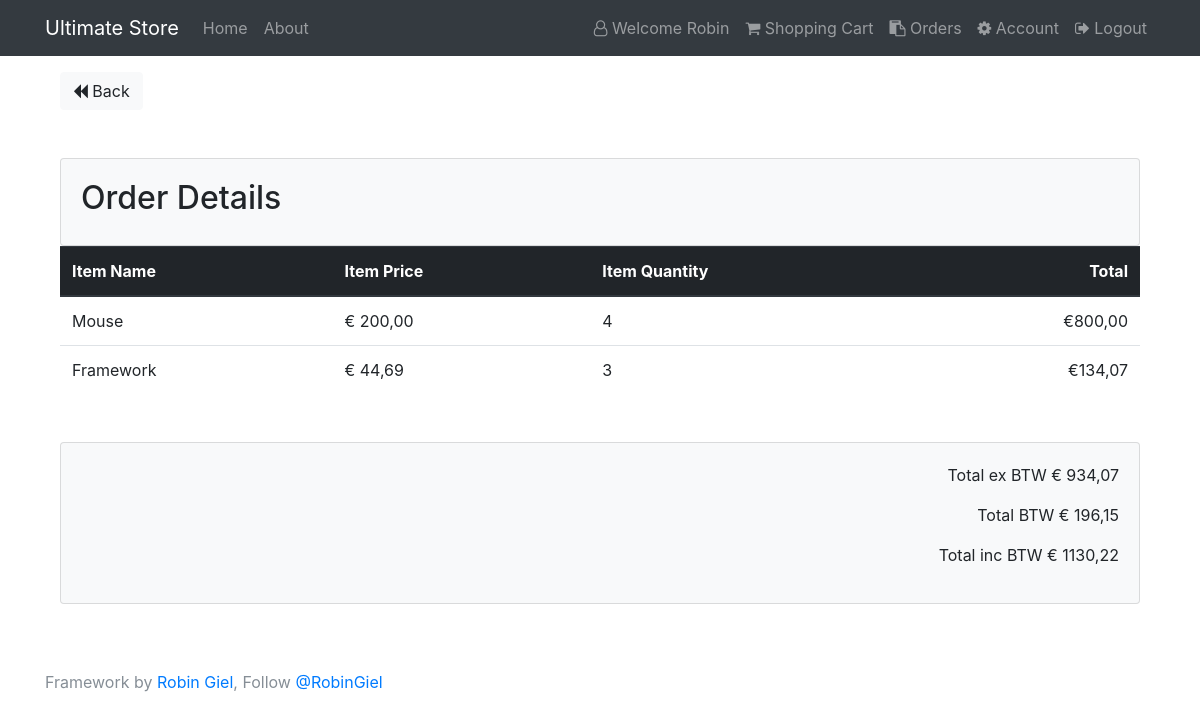
The page /orders/details/1 (signed in) on the database its author committed.
### tables this page shows
CREATE TABLE `users` (
  `id` int(11) NOT NULL,
  `name` varchar(255) NOT NULL,
  `email` varchar(255) NOT NULL,
  `password` varchar(255) NOT NULL,
  `created_at` datetime NOT NULL DEFAULT CURRENT_TIMESTAMP,
  `role` varchar(255) NOT NULL
);

CREATE TABLE `order_details` (
  `id` int(11) NOT NULL,
  `product_id` int(11) NOT NULL,
  `product_price` double(10,2) NOT NULL,
  `quantity` int(11) NOT NULL,
  `completed_orders_id` int(11) NOT NULL
);

CREATE TABLE `products` (
  `id` int(11) NOT NULL,
  `name` varchar(255) NOT NULL,
  `description` varchar(255) NOT NULL,
  `category` int(11) NOT NULL,
  `price` double(10,2) NOT NULL,
  `img` varchar(255) NOT NULL,
  `user_id` int(11) NOT NULL
);

### app/libraries/Core.php (called while the page is built, shortened)
<?php
class Core{
    protected $currentMethod = 'index';
    public function __construct(){
        $url = $this->getUrl();
        if(file_exists('../app/controllers/' . ucwords($url[0]).'.php')){
            unset($url[0]);
        }
        $this->currentController =  new $this->currentController;
        if(isset($url[1])){
            if(method_exists($this->currentController, $url[1])){
                $this->currentMethod = $url[1];
                unset($url[1]);
            }
        }
        $this->params = $url ? array_values($url) : [];
        call_user_func_array([$this->currentController, $this->currentMethod], $this->params);
    }
    public function getUrl(){
        if(isset($_GET['url'])){
            $url = trim($_GET['url'], '/');
            $url = filter_var($url, FILTER_SANITIZE_URL);
            $url = explode('/', $url);
            return $url;
        }
    }
}

### public/index.php (called while the page is built, shortened)
<?php
$init = new Core;

### app/libraries/Database.php (called while the page is built, shortened)
<?php
    class Database {
        private $host = DB_HOST;
        private $user = DB_USER;
        private $pass = DB_PASS;
        private $dbname = DB_NAME;
        private $dbh;
        private $stmt;
        public function __construct(){
            $dsn = 'mysql:host=' . $this->host . ';dbname=' . $this->dbname;
            $options = array(
                PDO::ATTR_PERSISTENT => true,
                PDO::ATTR_ERRMODE => PDO::ERRMODE_EXCEPTION
            );
            try{
                $this->dbh = new PDO($dsn, $this->user, $this->pass, $options);
            } catch(PDOException $e){
                $this->error = $e->getMessage();
                echo $this->error;
            }
        }
        public function query($sql){
            $this->stmt = $this->dbh->prepare($sql);
        }
        public function bind($param, $value, $type = null){
            if(is_null($type)){
                switch (true){
                    default:
                    $type = PDO::PARAM_STR;
                }
            }
            $this->stmt->bindValue($param, $value, $type);
        }
        public function execute(){
            return $this->stmt->execute();
        }
        public function resultSet(){
            $this->execute();
            return $this->stmt->fetchAll(PDO::FETCH_OBJ);
        }
        public function single(){
            $this->execute();
            return $this->stmt->fetch(PDO::FETCH_OBJ);
        }
    }

### app/models/User.php (called while the page is built, shortened)
<?php
    class User {
        private $db;
        public function __construct(){
            $this->db = new Database;
        }
         public function getUserById($id){
            $this->db->query('SELECT * FROM users WHERE id = :id');
            $this->db->bind(':id', $id);
            $row = $this->db->single();
            return $row;
        }
    }

### app/models/Order.php (called while the page is built, shortened)
<?php
    class Order{
        private $db;
        public function __construct(){
            $this->db = new Database;
        }
                public function getOrderDetailsByUserId($id){
            $this->db->query('SELECT
                            order_details.product_id as productId,
                            products.name as productName,
                            order_details.product_price as productPrice,
                            order_details.quantity as productQuantity,
                            completed_orders.id as orderUserId,
                            completed_orders.user_id as userOrderId,
                            users.id as userId
                            FROM order_details
                            INNER JOIN products
                            ON  order_details.product_id = products.id
                            INNER JOIN completed_orders
                            ON  order_details.completed_orders_id = completed_orders.id
                            INNER JOIN users
                            ON completed_orders.user_id = users.id
                            WHERE completed_orders.user_id = :id');
            $this->db->bind(':id', $id);
            $results = $this->db->resultSet();
            return $results;
        }
    }

### app/views/orders/details.php (the view, shortened to what this page needs)
    <?php require APPROOT . '/views/inc/header.php'; ?>
    <a href="<?php echo URLROOT; ?>/orders" class="btn btn-light"><i class="fa fa-backward"></i> Back</a>
    <div class="card card-body bg-light mt-5">
        <h2>Order Details</h2>
    </div>
    <table class="table">
  <thead class="thead-dark">
    <tr>
      <th scope="col">Item Name</th>
      <th scope="col">Item Price</th>
      <th scope="col">Item Quantity</th>
      <th scope="col" class="text-right">Total</th>
    </tr>
  </thead>
  <tbody>
  <?php
  foreach($data['orders'] as $order): ?>
    <tr>
     <td><?php echo $order->productName; ?></td>
     <td>&euro; <?php echo number_format($order->productPrice, 2, ',', ''); ?></td>
     <td><?php echo $order->productQuantity; ?></td>
     <td class="text-right">&euro;<?php
      $TotalproductPrice = $order->productPrice * $order->productQuantity;
     echo number_format($TotalproductPrice, 2, ',', '');?></td>
    </tr>
  <?php endforeach; ?>
  </tbody>
</table>
    <div class="card card-body bg-light mt-5">
    <p class="text-right"> Total ex BTW &euro; <?php
        $sum = 0;
          foreach($data['orders'] as $order){
            $value = $order->productPrice * $order->productQuantity;
            $sum +=  $value;
          }
          echo number_format($sum, 2, ',', '');
        ?>
      </p>
      <p class="text-right">Total BTW &euro; <?php
       $tax = $sum / 100 * 21;
       echo number_format($tax, 2, ',', '');
      ?></p>
      <p class="text-right">Total inc BTW &euro; <?php
       $totalBtw = $sum + $tax;
       echo number_format($totalBtw, 2, ',', '');
      ?></p>
  </div>
<?php require APPROOT . '/views/inc/footer.php'; ?>

### app/views/inc/navbar.php (shortened to what this page needs)
<header>
<nav class="navbar navbar-expand-lg navbar-dark bg-dark mb-3">
    <div class="container">
      <a class="navbar-brand" href="<?php echo URLROOT; ?>/pages/index"><?php echo SITENAME; ?></a>
      <div class="collapse navbar-collapse" id="navbarsExampleDefault">
        <ul class="navbar-nav mr-auto">
          <li class="nav-item">
            <a class="nav-link" href="<?php echo URLROOT; ?>/pages/index">Home</a>
          </li>
          <li class="nav-item">
            <a class="nav-link" href="<?php echo URLROOT; ?>/pages/about">About</a>
          </li>
        </ul>
        <ul class="navbar-nav ml-auto">
         <?php
         if(isset($_SESSION['user_id']) && $_SESSION['user_role'] === 'medewerker' ) : ?>
          <li class="nav-item">
            <a class="nav-link" href="#"><i class="fa fa-user-o" aria-hidden="true"></i> Welcome <?php  $id = $_SESSION['user_id'];
            $user = $this->userModel->getUserById($id); echo $user->name; ?></a>
          </li>
          <li class="nav-item">
            <a class="nav-link" href="<?php echo URLROOT; ?>/orders"><i class="fa fa-clipboard" aria-hidden="true"></i> Orders</a>
          </li>
          <li class="nav-item">
            <a class="nav-link" href="<?php echo URLROOT; ?>/accounts"><i class="fa fa-cog" aria-hidden="true"></i> Account</a>
          </li>
          <li class="nav-item">
            <a class="nav-link" href="<?php echo URLROOT; ?>/users/logout">Logout <i class="fa fa-sign-out" aria-hidden="true"></i></a>
          </li>
         <?php  elseif(isset($_SESSION['user_id']) && $_SESSION['user_role'] === 'klant' ) : ?>
          <li class="nav-item">
            <a class="nav-link" href="#"><i class="fa fa-user-o" aria-hidden="true"></i> Welcome <?php $id = $_SESSION['user_id'];
            $user = $this->userModel->getUserById($id); echo $user->name; ?></a>
          </li>
          <li class="nav-item">
            <a class="nav-link" href="<?php echo URLROOT; ?>/shoppingcarts"><i class="fa fa-shopping-cart" aria-hidden="true"></i> Shopping Cart</a>
          </li>
          <li class="nav-item">
            <a class="nav-link" href="<?php echo URLROOT; ?>/orders"><i class="fa fa-clipboard" aria-hidden="true"></i> Orders</a>
          </li>
          <li class="nav-item">
            <a class="nav-link" href="<?php echo URLROOT; ?>/accounts"><i class="fa fa-cog" aria-hidden="true"></i> Account</a>
          </li>
          <li class="nav-item">
            <a class="nav-link" href="<?php echo URLROOT; ?>/users/logout"><i class="fa fa-sign-out" aria-hidden="true"></i> Logout</a>
          </li>
        <?php endif; ?>
        </ul>
      </div>
    </div>
</nav>
</header>

### rows shown on the page
users: name "Robin"
order_details: product.name "Mouse", product_price "200,00", quantity "4", TotalproductPrice "800,00"
order_details: product.name "Framework", product_price "44,69", quantity "3", TotalproductPrice "134,07"

### other values the page prints
SITENAME "Ultimate Store"
$sum "934,07"
$tax "196,15"
$totalBtw "1130,22"
